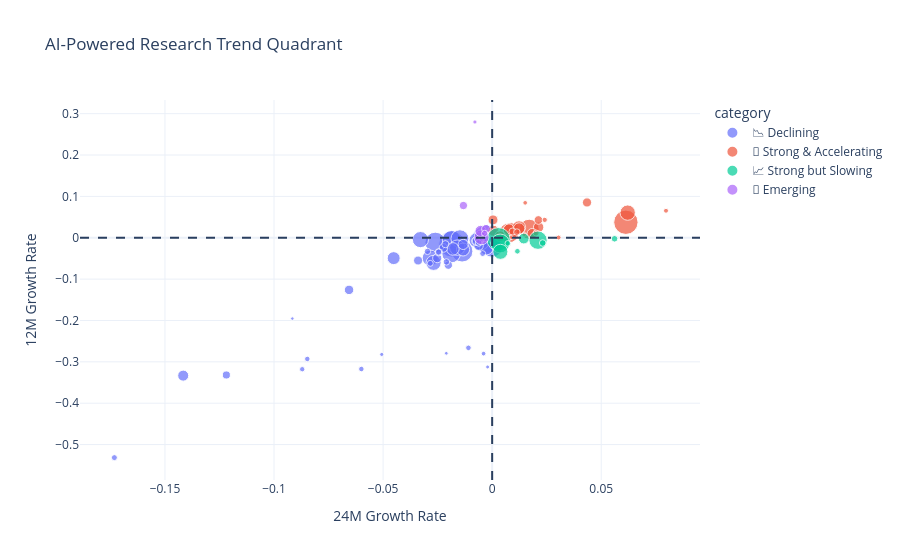

Notebook source saved alongside this figure:
### Code cell
fig = px.scatter(
    topics_df,
    x="slope_24m",
    y="slope_12m",
    color="category",
    size="Count",
    hover_name="label",

    title="AI-Powered Research Trend Quadrant"
)

fig.add_vline(x=0, line_dash="dash")
fig.add_hline(y=0, line_dash="dash")

fig.update_layout(
    xaxis_title="24M Growth Rate",
    yaxis_title="12M Growth Rate",
    template="plotly_white"
)

fig.show()

### Figure 1 — Plotly figure (JSON) as saved in the notebook; plotly's stock layout.template omitted (floating-point values rounded to 4 significant figures)
{"data": [{"hovertemplate": "<b>%{hovertext}</b><br><br>category=📉 Declining<br>slope_24m=%{x}<br>slope_12m=%{y}<br>Count=%{marker.size}<extra></extra>", "hovertext": ["Audio asr music", "Preference models to", "Rag question knowledge", "Languages multilingual language", "Medical biomedical patient", "Policy rl learning", "News detection media", "Text scientific summaries", "Mental emotional emotions", "Graphs node gnns", "Point depth object", "Recommender user items", "Fl clients learning", "Attacks attack robustness", "Channel network communication", "Images detection image", "Intent dialog taskoriented", "Gender biases fairness", "Relation ner extraction", "Diffusion texttoimage generation", "Label ood labels", "Games chess players", "Snns neuromorphic neural", "Fair bias algorithmic", "Detection anomalies series", "Forgetting learning catastrophic", "Recognition har action", "Detection intrusion iot", "Aspect analysis absa", "Problems routing scheduling", "Power grid load", "Mobility spatiotemporal prediction", "Document documents handwritten", "Teacher student kd", "Images leaf species", "Defect diagnosis faults", "Ontologies knowledge ontological", "Tweets media social", "Topics modeling clustering", "Circuit hardware verilog", "Multiview clusters kmeans", "Narrative stories plot", "Language translation slt", "Business mining event", "Soccer players player", "Argumentative arguments argumentation", "Energy carbon sustainability", "Urban geographic spatial", "Design 3d architectural", "Eye eyetracking estimation", "Prediction coverage uncertainty"], "legendgroup": "📉 Declining", "marker": {"color": "#636efa", "size": [6857, 5844, 3998, 3660, 3641, 3038, 3000, 2768, 2738, 2231, 2224, 2034, 1958, 1803, 1563, 1454, 1440, 1363, 1042, 893, 771, 760, 725, 704, 683, 641, 593, 579, 562, 529, 482, 453, 441, 377, 361, 349, 325, 309, 306, 295, 269, 262, 260, 245, 189, 154, 143, 131, 117, 108, 101], "sizemode": "area", "sizeref": 17.14, "symbol": "circle"}, "mode": "markers", "name": "📉 Declining", "orientation": "v", "showlegend": true, "type": "scatter", "x": [-0.002632, -0.01849, -0.01378, -0.02607, -2.537e-05, -0.01854, -0.0188, -0.01478, -0.005352, -0.03288, -0.0284, -0.01601, -0.02685, -0.007284, -0.002651, -0.01333, -0.04515, -0.01802, -0.1416, -0.01329, -0.0656, -0.006234, -0.02518, -0.03397, -0.007353, -0.02232, -0.02009, -0.005572, -0.1218, -0.006212, -0.007417, -0.02449, -0.02147, -0.00621, -0.02098, -0.02966, -0.02455, -0.1732, -0.02837, -0.004343, -0.01088, -0.05996, -0.08474, -0.08707, -0.003925, -0.02851, -0.05062, -0.002082, -0.02102, -0.08467, -0.09159], "xaxis": "x", "y": [-0.003264, -0.01519, -0.03256, -0.01144, -0.02209, -0.005093, -0.03816, -0.002461, -0.008036, -0.004484, -0.04913, -0.0239, -0.06074, -0.005728, -0.02527, -0.02845, -0.0493, -0.02709, -0.3333, -0.01612, -0.126, -0.01932, -0.04932, -0.05505, -0.008142, -0.0246, -0.06633, -0.00285, -0.3318, -0.007494, -0.007696, -0.03513, -0.01553, -0.01246, -0.05841, -0.03297, -0.03449, -0.5316, -0.06189, -0.03826, -0.2662, -0.3174, -0.293, -0.3178, -0.2802, NaN, -0.2821, -0.3124, -0.2793, NaN, -0.1954], "yaxis": "y"}, {"hovertemplate": "<b>%{hovertext}</b><br><br>category=🚀 Strong & Accelerating<br>slope_24m=%{x}<br>slope_12m=%{y}<br>Count=%{marker.size}<extra></extra>", "hovertext": ["Mathematical cot llms", "Llms software safety", "Transformers transformer pruning", "Protein drug chemical", "Agent gui planning", "Forecasting time weather", "Market stock trading", "Memory quantized hardware", "Pruning networks nas", "Patent law case", "Equations physicsinformed differential", "Hallucinations lvlms llms", "Brain signals decoding", "Sampling generation models", "Traits roleplaying social", "Watermark watermarks steganography", "Parsing dependency word", "Symbolic neural logic", "Decoding draft inference", "Transaction financial detection", "Ethical llms values", "Bo bayesian function", "Astronomical galaxies gravitational", "Talking animation lip"], "legendgroup": "🚀 Strong & Accelerating", "marker": {"color": "#EF553B", "size": [5090, 3427, 3373, 2233, 2020, 1499, 1143, 1115, 1036, 996, 934, 901, 853, 729, 631, 437, 363, 325, 238, 211, 210, 188, 144, 138], "sizemode": "area", "sizeref": 17.14, "symbol": "circle"}, "mode": "markers", "name": "🚀 Strong & Accelerating", "orientation": "v", "showlegend": true, "type": "scatter", "x": [0.06131, 0.01699, 0.007762, 0.008844, 0.06213, 0.0123, 0.007704, 0.01236, 0.0006034, 0.003623, 0.02131, 0.01836, 0.0003905, 0.04348, 0.02121, 0.009354, 0.01135, 0.02015, 0.0241, 0.07969, 0.03047, 0.01514, 0.01472, 0.008621], "xaxis": "x", "y": [0.03745, 0.0207, 0.01187, 0.01674, 0.06075, 0.02511, 0.01951, 0.02228, 0.01692, 0.003785, 0.02557, 0.009993, 0.04319, 0.0853, 0.04304, 0.01498, 0.01377, 0.01143, 0.04323, 0.06526, 0.0005346, 0.08443, 0.008054, 0.0001079], "yaxis": "y"}, {"hovertemplate": "<b>%{hovertext}</b><br><br>category=📈 Strong but Slowing<br>slope_24m=%{x}<br>slope_12m=%{y}<br>Count=%{marker.size}<extra></extra>", "hovertext": ["Robot autonomous manipulation", "Medical images image", "Visual multimodal reasoning", "Systems intelligence artificial", "Classical circuits computing", "Cardiac signals electrocardiogram", "Evolutionary algorithm algorithms", "Knowledge edits edited", "Cybersecurity threat cyber"], "legendgroup": "📈 Strong but Slowing", "marker": {"color": "#00cc96", "size": [4719, 3046, 2880, 1954, 976, 373, 372, 278, 274], "sizemode": "area", "sizeref": 17.14, "symbol": "circle"}, "mode": "markers", "name": "📈 Strong but Slowing", "orientation": "v", "showlegend": true, "type": "scatter", "x": [0.002903, 0.003697, 0.02102, 0.003774, 0.0145, 0.02317, 0.05612, 0.00719, 0.01157], "xaxis": "x", "y": [-0.003723, -0.01385, -0.005919, -0.03403, -0.002052, -0.01271, -0.002514, -0.01361, -0.03263], "yaxis": "y"}, {"hovertemplate": "<b>%{hovertext}</b><br><br>category=🌱 Emerging<br>slope_24m=%{x}<br>slope_12m=%{y}<br>Count=%{marker.size}<extra></extra>", "hovertext": ["Education student educational", "Variables discovery causality", "Private dp differential", "Regret bandits algorithm", "Ai creativity design", "Recipe recipes dietary"], "legendgroup": "🌱 Emerging", "marker": {"color": "#ab63fa", "size": [1895, 1065, 660, 587, 335, 154], "sizemode": "area", "sizeref": 17.14, "symbol": "circle"}, "mode": "markers", "name": "🌱 Emerging", "orientation": "v", "showlegend": true, "type": "scatter", "x": [-0.004861, -0.005321, -0.002811, -0.01317, -0.003452, -0.007897], "xaxis": "x", "y": [0.001116, 0.01657, 0.0216, 0.0779, 0.01058, 0.2798], "yaxis": "y"}], "layout": {"legend": {"itemsizing": "constant", "title": {"text": "category"}, "tracegroupgap": 0}, "shapes": [{"line": {"dash": "dash"}, "type": "line", "x0": 0, "x1": 0, "xref": "x", "y0": 0, "y1": 1, "yref": "y domain"}, {"line": {"dash": "dash"}, "type": "line", "x0": 0, "x1": 1, "xref": "x domain", "y0": 0, "y1": 0, "yref": "y"}], "title": {"text": "AI-Powered Research Trend Quadrant"}, "xaxis": {"anchor": "y", "domain": [0, 1], "title": {"text": "24M Growth Rate"}}, "yaxis": {"anchor": "x", "domain": [0, 1], "title": {"text": "12M Growth Rate"}}}}
